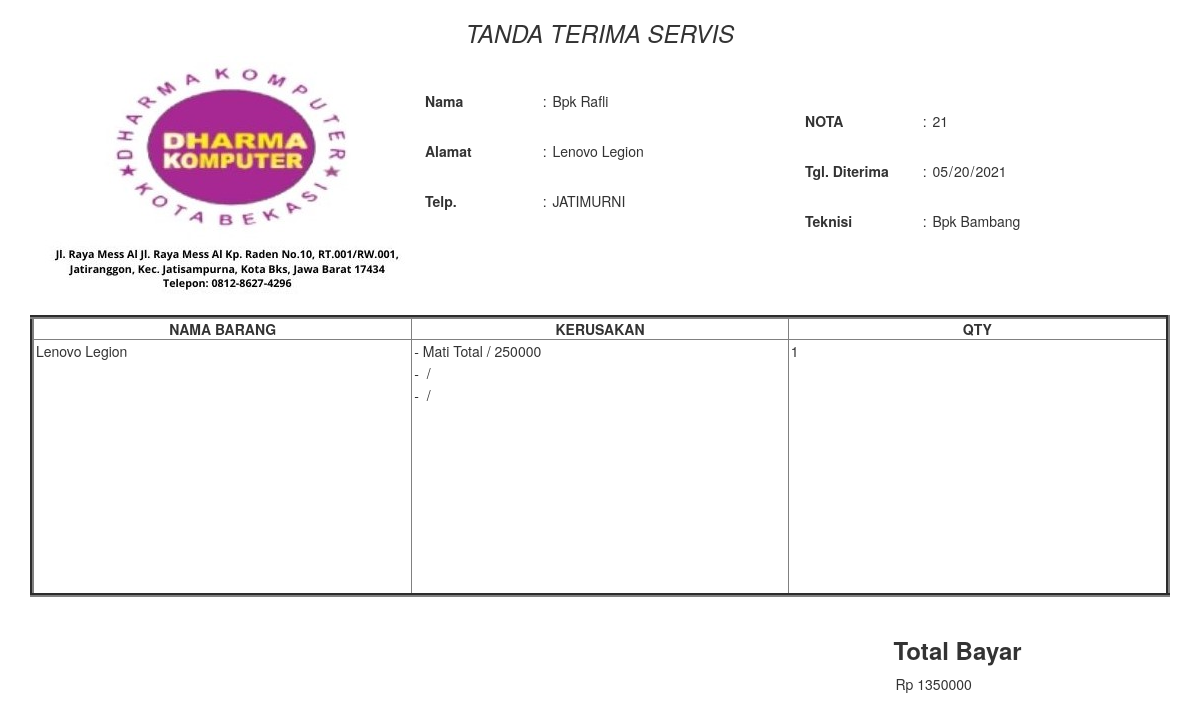
/admin/nota.php?no=21 (signed in), run on the app's committed database.
### tables this page shows
CREATE TABLE `servis_header` (
  `no_servis` int(45) NOT NULL,
  `nm_teknisi` varchar(50) NOT NULL,
  `nm_konsumen` varchar(50) NOT NULL,
  `nm_barang` varchar(50) NOT NULL,
  `alamat` text NOT NULL,
  `telp` varchar(15) NOT NULL,
  `qty` int(11) NOT NULL,
  `tgl_terima` date NOT NULL,
  `tgl_ambil` date DEFAULT NULL,
  `harga` int(11) NOT NULL,
  `status` char(1) NOT NULL
);

CREATE TABLE `servis_detail` (
  `servisdetail_id` int(11) NOT NULL,
  `no_servis` int(11) NOT NULL,
  `id_jasa` char(5) NOT NULL,
  `jumlah` int(11) NOT NULL,
  `tgl_ambil` date NOT NULL
);

CREATE TABLE `jasa` (
  `no` int(10) NOT NULL,
  `kd_jasa` varchar(15) NOT NULL,
  `kerusakan` varchar(100) NOT NULL,
  `harga` int(20) NOT NULL
);

### admin/nota.php (the view, shortened to what this page needs)
<?php
include '../config/koneksi.php';
if (isset($_GET['no'])) {
	$data = $conn->prepare("SELECT A.*, B.* FROM servis_header A LEFT JOIN servis_detail B on A.no_servis = B.no_servis WHERE A.no_servis = ? ");
	$no = $_GET['no'];
	$data->bind_param('i', $no);
	$data->execute();
	$result = $data->get_result();
	$row= $result->fetch_row();
}
?>
<!DOCTYPE html>
<html>
<head>
	<link rel="stylesheet" type="text/css" href="../css2/bootstrap.min.css">
	<link rel="stylesheet" type="text/css" href="../css2/bootstrap-theme.min.css">
</head>
<body>
	<div class="container">
		<center>
			<h3><em>TANDA TERIMA SERVIS</em></h3>
		</center>
	</div>
	<div class="inputan">
		<div class="container">
			<div class="col-xs-4 col-sm-4 col-md-4 col-lg-4">
				<img src="../img/2.jpg" alt="">
			</div>
			<div class="col-xs-4 col-sm-4 col-md-4 col-lg-4">
				<table width="329">
					<tr>
						<td width="108" height="50"><B>Nama</B></td>
						<td width="194">: <input style="border:none" type="text" name="nmpemilik"
								value="<?php echo $row ['2']; ?>" readonly></td>
					</tr>
					<tr>
						<td height="50"><B>Alamat</B></td>
						<td>: <input style="border:none" type="text" name="alamat" value="<?php echo $row ['3']; ?>"
								readonly></td><br>
					</tr>
					<tr>
						<td height="50"><B>Telp.</B></td>
						<td>: <input style="border:none" type="text" name="tlpn" value="<?php echo $row ['4']; ?>"
								readonly></td>
					</tr>
				</table>
			</div>
			<div class="col-xs-4 col-sm-4 col-md-4 col-lg-4">
				<table width="329">
					<tr>
						<td width="108" height="50" ><B>NOTA</B></td>
						<td width="194">: <input style="border:none" type="text" name="no"
								value="<?php echo $row ['0']; ?>" readonly></td>
					</tr>
					<tr>
						<td height="50"><B>Tgl. Diterima</B></td>
						<td>: <input style="border:none" type="date" name="tgl_terima"
								value="<?php echo $row ['7']; ?>" readonly></td><br>
					</tr>
					<tr>
						<td height="50"><B>Teknisi</B></td>
						<td>: <input style="border:none" type="text" name="nm_teknisi"
								value="<?php echo $row ['1']; ?>" readonly></td><br>
					</tr>
				</table>
			</div>
		</div>
	</div>
	<div class="tabel">
		<div class="container">
			<br>
			<table width="100%" border="4">
				<tr>
					<th>
						<center>
							<strong>NAMA BARANG</strong>
						</center>
					</th>
					<th>
						<center>
							<strong>KERUSAKAN</strong>
						</center>
					</th>
					<th>
						<center>
							<strong>QTY</strong>
						</center>
					</th>
				</tr>
				<tr>
					<td height="255" valign="top"> <input style="border:none" type="text" name="nmbarang"
							value="<?php echo $row ['3']; ?>" readonly></td>
					<td valign="top">
					<?php
									include '../config/koneksi.php';
									$data = $conn->query("SELECT A.*, B.* FROM servis_detail A
														LEFT JOIN jasa B on A.id_jasa = B.kd_jasa WHERE A.no_servis = '".$row['0']."' ORDER BY A.no_servis desc");
									while ($result = $data->fetch_assoc()){
										?>
					<input style="border:none" type="text" name="kerusakan"
							value="<?php echo "- ". $result['kerusakan'] . " / " . $result['harga'] ; ?>" readonly><br>
					<?php
									}
									?>
							</td>
					<td valign="top"> <input style="border:none" type="text" name="qty"
							value="<?php echo $row ['6']; ?>" readonly></td>
				</tr>
			</table>
		</div>
	</div>
	<div class="keterangan">
		<div class="container">
			<center><img src="" alt=""></center>
		</div>
	</div>
	<div class="bawah">
		<div class="container">
			<div class="col-xs-4 col-sm-4 col-md-4 col-lg-4">
			</div>
			<div class="col-xs-4 col-sm-4 col-md-4 col-lg-4">
			</div>
			<div class="col-xs-4 col-sm-4 col-md-4 col-lg-4">
				<center>
					<table width="120">
						<tr>
							<td width="101" height="50">
								<h3><strong>Total Bayar</strong></h3>
							</td>
						</tr>
						<tr>
							<td><input type="text" style="border:none" name="teknisi" value="Rp <?php echo $row ['9']; ?>"
									readonly></td>
						</tr>
					</table>
				</center>
			</div>
		</div>
	</div>
</body>
</html>

### data on the page
servis_header: nmpemilik "Bpk Rafli", alamat "Lenovo Legion", tlpn "JATIMURNI", no "21", tgl_terima "05/20/2021", nm_teknisi "Bpk Bambang", nmbarang "Lenovo Legion", qty "1", teknisi "Rp 1350000"
servis_detail: kerusakan "- Mati Total / 250000"
